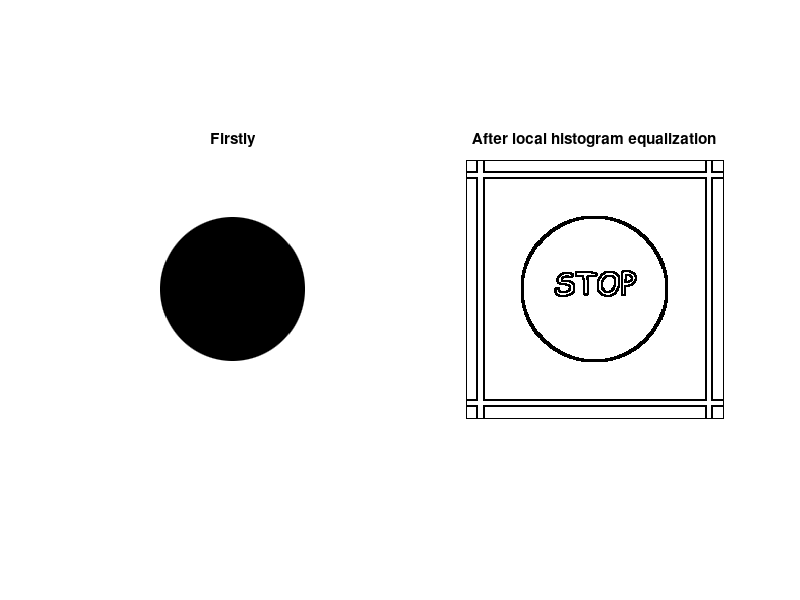

MATLAB code for this plot:

% fortwnw thn eikona 
[ circle ] = load('images/circle.mat') ;
cir = circle.circle ;

% o pinakas einai double kanw ta stoixeia tou akeraia
cirH = floor(cir*255) + 1 ;
% sarwnw thn eikona me parathyro 3x3 gia na vrw to istogramma
histo = zeros( 256, 1) ;
wind = zeros( 3, 3) ;
% zero padding ton pinaka, gia 3x3 parathyro 2 epipleon sthles
% (aristera-deksia) kai 2 epipleon grammes (panw-katw)
cirZP = [ zeros( 1, 258); zeros( 256, 1), cir, zeros( 256, 1); zeros( 1, 258)];
% o pinakas einai double kanw ta stoixeia tou akeraia
cirH = floor(cirZP*255) + 1 ;

% apo aristera sta deksia ana 3 pixel
for i=1:3:size( cirH, 2)
    % apo panw pros ta katw ana 3 pixel
    for j=1:3:size( cirH, 1)
        wind = cirH( i:i+2, j:j+2) ;
        for ii=1:3
            for jj=1:3
                temp = wind( ii, jj) ;
                histo( temp, 1) = histo( temp, 1) + 1 ;                
            end
        end
    end
end

% kanonikopoiw to istogramma diairwntas me to plithos twn pixel
histoN = histo./( size( cir, 1)*size( cir, 2) ) ;

% epalithevw to istogramma 
%isto = imhist( cir ) ;


% --- local histogram equalisation -------

for i=1:size( cirZP, 2)-2
    for j=1:size( cirZP, 1)-2
        
        cumF = zeros( 1, 256) ;
        
        for iw=1:3
            for jw=1:3
                temp = cirH( iw+i-1, jw+j-1) ;
                cumF( 1, temp) = cumF( 1, temp) + 1 ;
            end
        end
        % athroistiko istogramma
%         for cu=2:256
%            cumF( 1, cu) = cumF( 1, cu) + cumF( 1, cu-1) ; 
%         end
        cirHEL( i, j) = floor( cumF( 1, cirH( 2+i-1, 2+j-1))/(3*3)) ;
    end
end

figure(1)
subplot( 1, 2, 1)
imshow( cir )
title('Firstly') ;
subplot( 1, 2, 2)
imshow( cirHEL )
title('After local histogram equalization') ;

